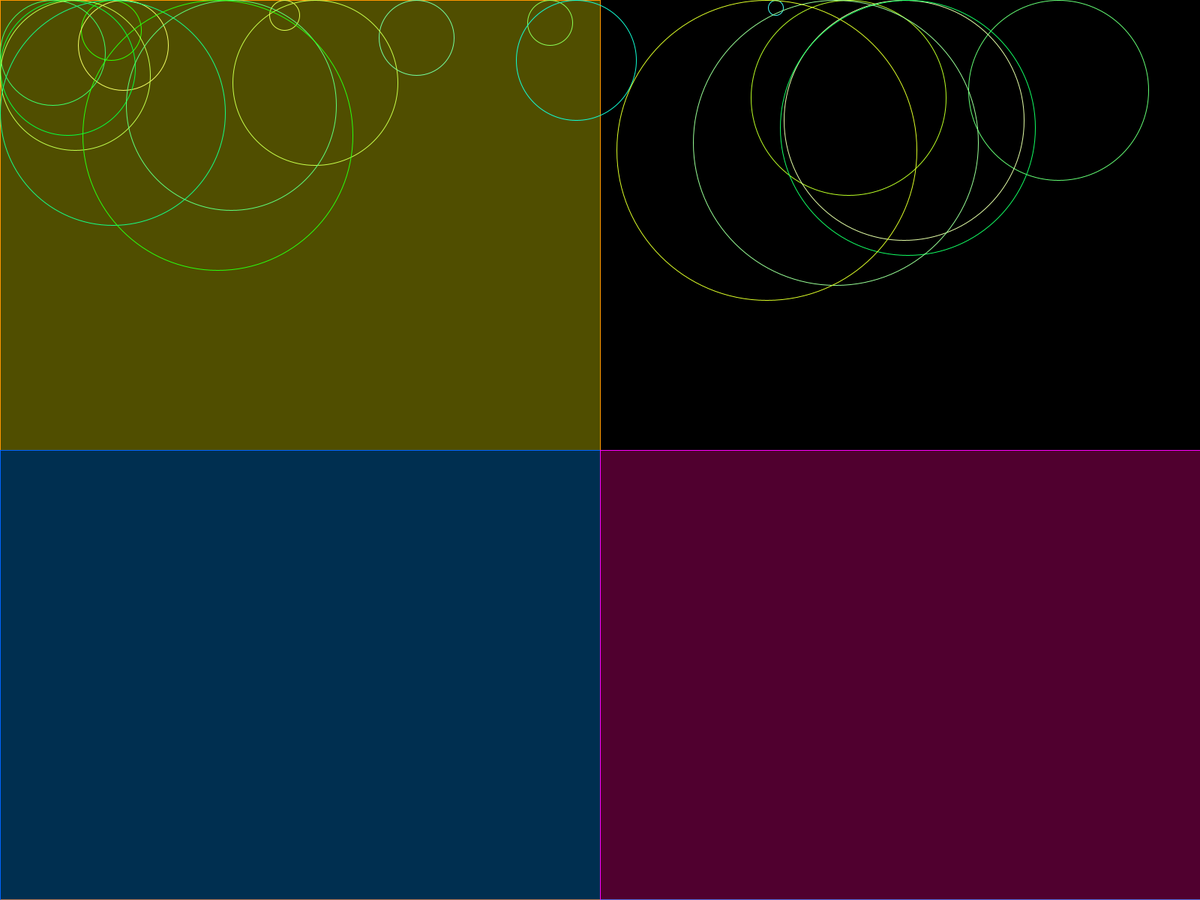
Frame 1 (no input)
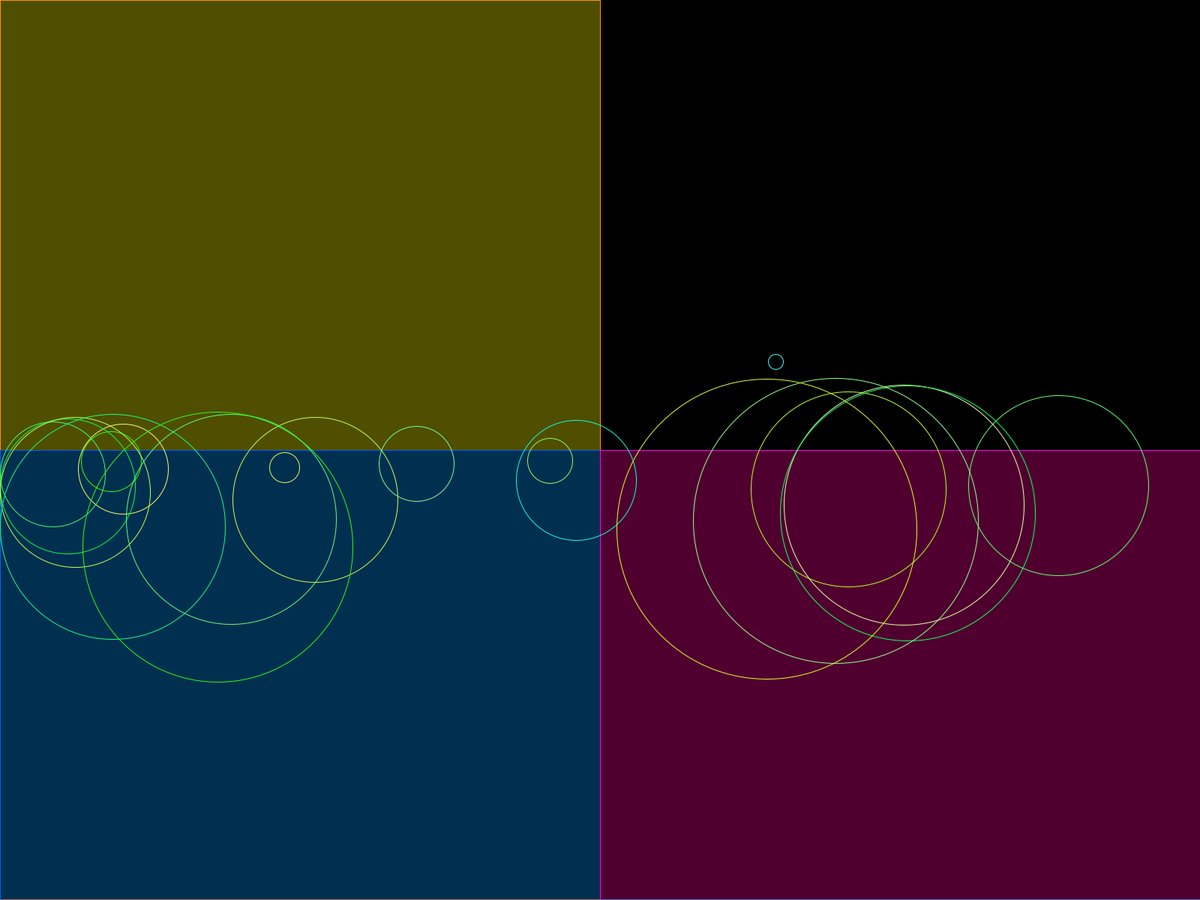
Frame 60 (the mouse pressed at the canvas centre just before this capture)
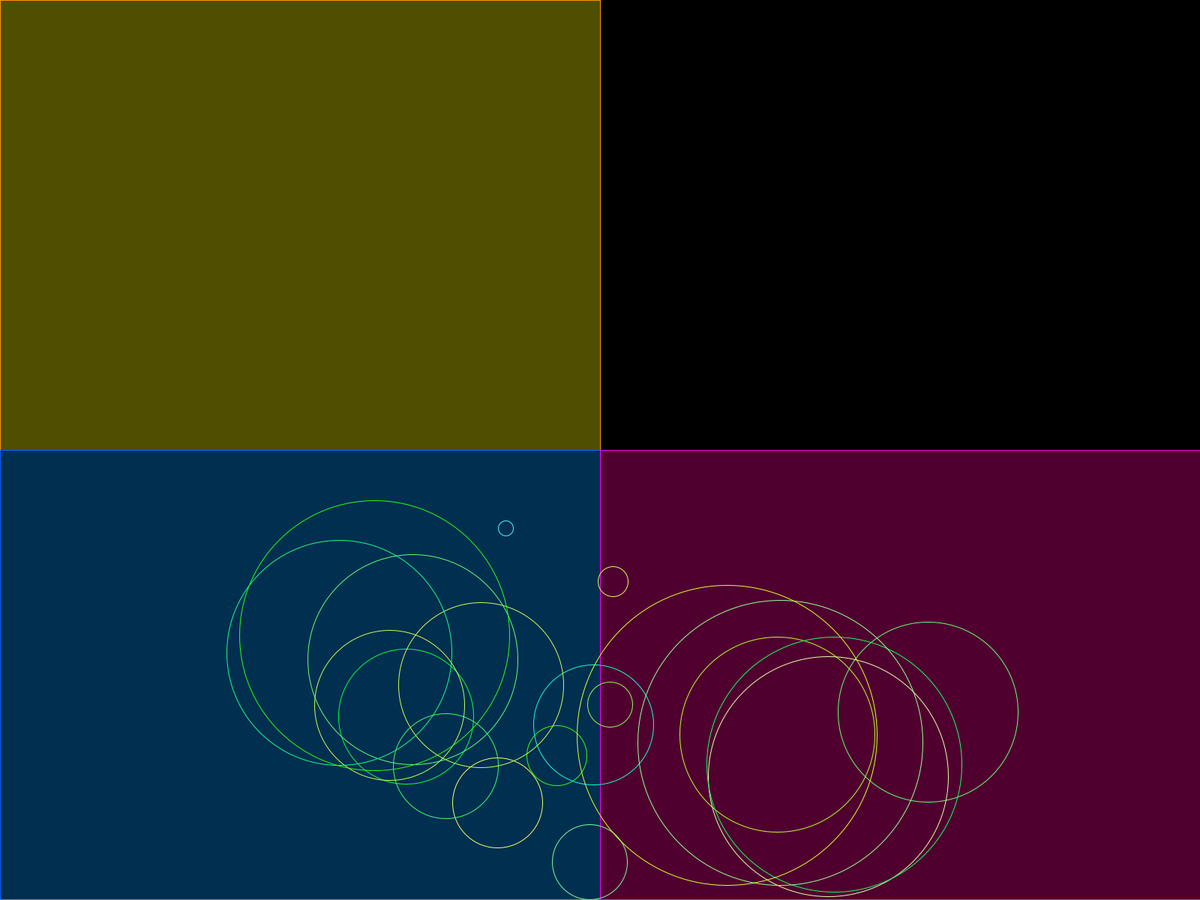
Frame 120 (the mouse held since frame 60 and released just before this capture)

The Processing sketch that drew these frames (run headless with seeded random() and noise(); from frame 60 on, the mouse is pressed at the canvas centre):

// Processing sketch: Forces
// ── Forces.pde
Force[] forces;
Meio agua, ar, gelatina, alcool;

void setup() {
  //size(800, 600);
  fullScreen();
  
  forces = new Force[20];  
  for (int i = 0; i < forces.length; i++) {
    forces[i] = new Force((i+1) * 10);
  }
  
  alcool = new Meio(0, 0, width/2, height/2, 0.01);
  ar = new Meio(width/2, 0, width, height/2, -0.01);
  agua = new Meio(0, height/2, width/2, height, -0.1);
  gelatina = new Meio(width/2, height/2, width, height, -1.2);
}

void draw() {
  background(0);
  
  stroke(255, 100, 0);
  line(0, height-1, width/2, height-1);
  stroke(0, 155, 255);
  line(width/2, height-1, width, height-1);
  
  stroke(255, 150, 0);
  fill(255, 250, 0, 80);
  alcool.show();
  
  stroke(0, 100, 255);
  fill(0, 150, 255, 80);
  agua.show();
  
  stroke(255, 0, 255);
  fill(255, 0, 150, 80);
  gelatina.show();
  
  PVector forceG;
  PVector drag;
  for (Force f : forces) {
    
    //Gravidade sendo diretamente proporcional à massa.
    forceG = new PVector(0, 0.3);
    forceG.mult(f.mass);
    f.applyForce(forceG);
    
    //Aplicando 'resistência' dos meios proporcional ao quadrado da velocidade
    if(alcool.contains(f)){
      drag = alcool.drag(f);
      f.applyForce(drag);
    }
    
    if(ar.contains(f)){
      drag = ar.drag(f);
      f.applyForce(drag);
    }
    
    if(agua.contains(f)){
      drag = agua.drag(f);
      f.applyForce(drag);
    }
    
    if(gelatina.contains(f)){
      drag = gelatina.drag(f);
      f.applyForce(drag);
    }
    
    f.borders();
    f.update();
    f.show();
  }

  if (mousePressed) {
    //Criando a força de atração dos corpos em direção ao mouse
    for (Force f : forces) {
      PVector mouseAtraction = new PVector(mouseX, mouseY);
      //mouseAtraction = PVector.sub(f.position, mouseAtraction); //Repulção
      mouseAtraction.sub(f.position); //Atração
      //mouseAtraction.mult(f.mass * 80 / (float) Math.pow(f.position.dist(new PVector(mouseX, mouseY)), 2)); //Atração baseada em distância (mais perto, mais forte)
      mouseAtraction.mult(0.05);
      f.applyForce(mouseAtraction);
    }
  }
}

// ── Force.pde
class Force{
  PVector position;
  PVector velocity;
  PVector acceleration;
  float mass;
  int R, B;
  
  Force(float m){
    this.position = new PVector(random(0, width), 1);
    this.velocity = new PVector(0, 0);
    this.acceleration = new PVector(0, 0);
    this.R = (int) random(0, 255);
    this.B = (int) random(0, 255);
    this.mass = m;
  }
  
  void applyForce(PVector f){
    PVector force = PVector.div(f, this.mass);
    this.acceleration.add(force);
  }
  
  void update(){
    this.velocity.add(this.acceleration);
    this.position.add(this.velocity);
    this.acceleration.mult(0);
  }
 
  void borders(){
    if(this.position.x + this.mass > width) {
       this.position.x = width - this.mass;
       this.velocity.x *= -0.8;
    }
    if(this.position.x - this.mass < 0) { 
      this.position.x = 0 + this.mass; 
      this.velocity.x *= -0.8;
    }
    if(this.position.y + this.mass > height) {
      this.position.y = height - this.mass;
      this.velocity.y *= -0.5;
    }
    if(this.position.y - this.mass < 0) {
      this.position.y = 0 + this.mass;
      this.velocity.y *= -0.9;
    }
    if(this.position.y + this.mass == height){
      float u = -0.1; // u = coeficiente de atrito
      if(this.position.x > width/2) u = -0.01; //O chão da parte direita da tela tem atrito 10x menor
      float n = this.mass; // n = normal
      PVector atrito = this.velocity.copy();
      atrito.setMag(u * n);
      this.applyForce(atrito);
    }
  }
  
  void show(){
    noFill();
    stroke(this.R, 255, this.B);
    ellipse(this.position.x, this.position.y, this.mass*2, this.mass*2);
  }
}

// ── Meio.pde
class Meio{
  //Posição
  float x;
  float y;
  float w;
  float h;
  //Coeficiente de resistência
  float c;
  
  Meio(float x_, float y_, float w_, float h_, float c_){
    this.x = x_;
    this.y = y_;
    this.w = w_;
    this.h = h_;
    this.c = c_;
  }
  
  boolean contains(Force object){
    PVector position = object.position;
    if(position.x > this.x && position.y > this.y && position.x < this.w && position.y < this.h){
      return true;
    }
    return false;
  }
  
  PVector drag(Force object){
    PVector dragForce = object.velocity.copy();
    float speed = object.velocity.magSq();
    
    dragForce.setMag(this.c * speed);
    
    return dragForce;
  }
  
  void show(){
    rect(this.x, this.y, this.w, this.h);
  }

}
